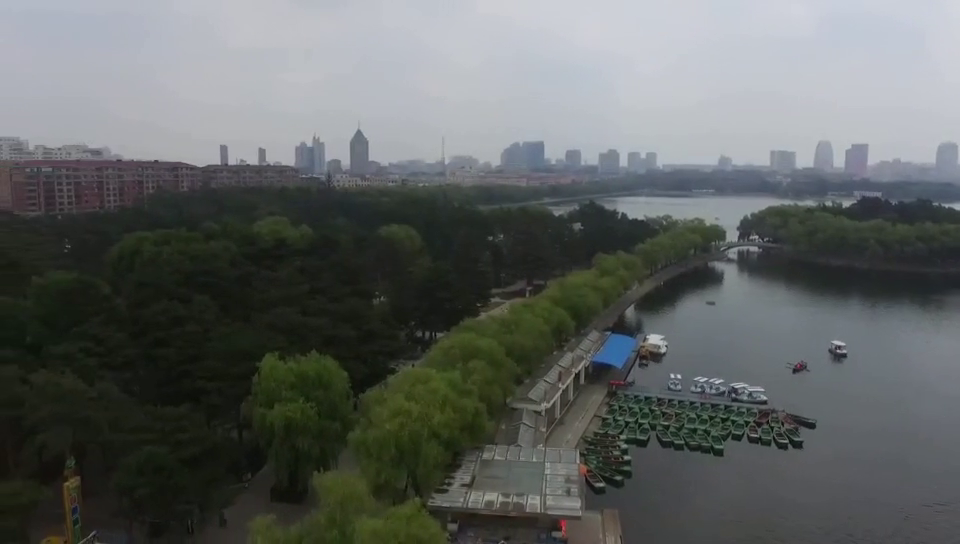
#> input picture frame 62 of OpenCV/02_Video/00_Scenery.mp4, 960 x 544 px
$ jupyter execute '05_视频处理.ipynb'   (shell and % lines are left out)
#> lines starting #> are read from the running program, lines starting #| are printed output that depends on the picture
# 视频读取与处理

# 1. 视频转图片

① cv2.VideoCapture 函数可以捕获摄像头，或读取视频文件。

② cv2.VideoCapture 函数入口参数：

 - 用数字来控制不同的设备(摄像头)，例如 0、1。
 - 如果是视频文件，直接指定好路径即可。

[cell 1]
import cv2 #opencv的缩写为cv2
import matplotlib.pyplot as plt # matplotlib库用于绘图展示
import numpy as np   # numpy数值计算工具包

# 魔法指令，直接展示图，Jupyter notebook特有

[cell 2]
# 随着时间轴的变换，视频在动，虽然图像是静止的，但是图像在一帧一帧走，呈现视频的感觉

# 绘图显示(封装函数)
def cv_show(name,img):
    cv2.imshow(name,img)
    cv2.waitKey(0)
    cv2.destroyAllWindows()

vc = cv2.VideoCapture('02_Video/00_Scenery.mp4')
if vc.isOpened():   # 检查是否打开正确
    open, frame = vc.read() # 这里的 vc.read() 相当于读取图像的第一帧
#> frame is the input picture: shape (544, 960, 3); mean B, G, R 97.8, 99.5, 95.6
                            # 若循环不断的执行 vc.read，则不断的读取第二帧、第三帧....
    print(open) # 正常打开时，open会返回 True
#| True
    cv_show('image_scenery',frame)
else:
    open = False
while open:
    ret,frame=vc.read()
    if frame is None:
        break
    if ret == True:
        gray=cv2.cvtColor(frame,cv2.COLOR_BGR2GRAY)
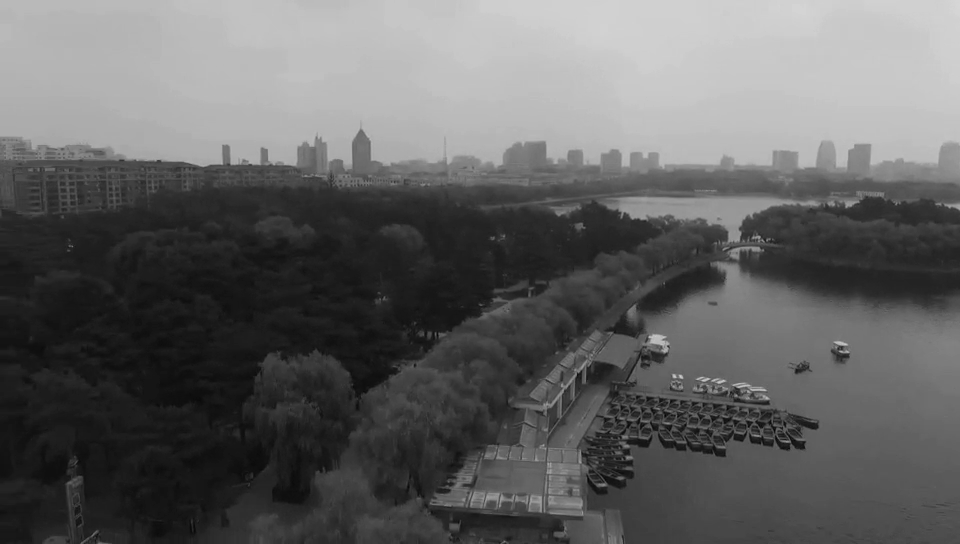
#> gray: shape (544, 960); min 4, max 215, mean 97.7
        cv2.imshow('result',gray)
        if cv2.waitKey(10) & 0xFF == 27:
#> (key Esc is pressed here)
            break
vc.release()
cv2.destroyAllWindows()

# 2. 图片转视频

[cell 3]
while open: # 如果正常打开，则不停循环读取,这里可替换成 i 值，来确定读取 i 帧
    ret, frame = vc.read()
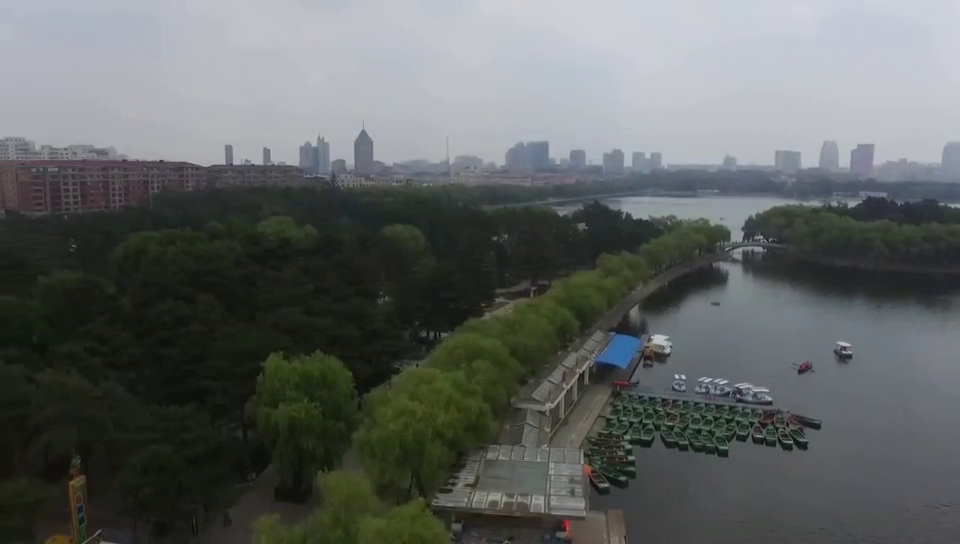
#> input picture frame 64 of OpenCV/02_Video/00_Scenery.mp4, 960 x 544 px
#> frame is the input picture: shape (544, 960, 3); mean B, G, R 97.9, 99.4, 95.6
    if frame is None: # 视频读完以后的下一帧为空
        break
    if ret == True:
        gray = cv2.cvtColor(frame, cv2.COLOR_BGR2GRAY) # 读取的图片转换成黑白的
        cv2.imshow('result',gray)
        if cv2.waitKey(10) & 0xFF == 27: # cv2.waitKey(10)为等多少时间执行下一帧，0xFF为退出键ESC
#> (key Esc is pressed here)
            break
vc.release() # release()完成与 open() 相反的工作.释放 open() 向内核申请的所有资源
cv2.destroyAllWindows() # 销毁所有窗口

$ run again, starting later in the video
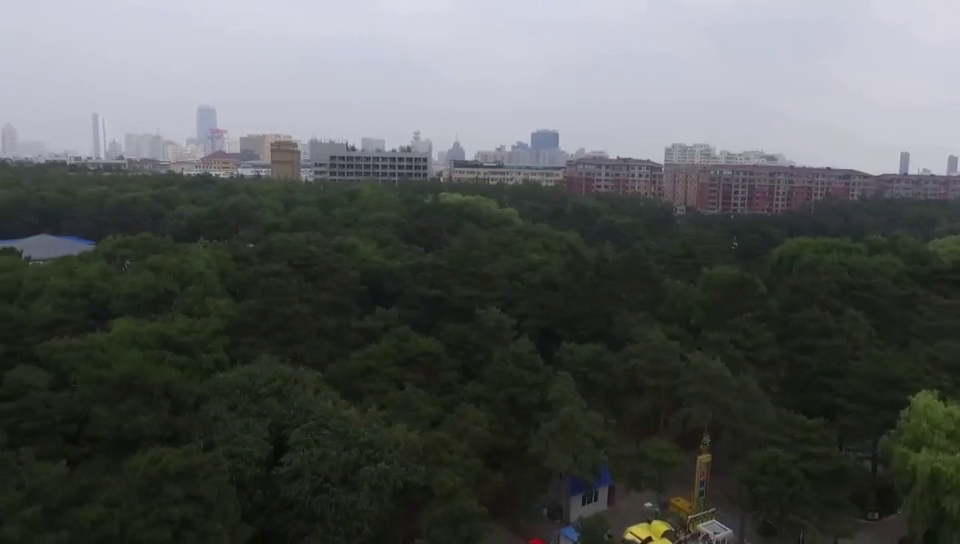
#> input picture frame 279 of OpenCV/02_Video/00_Scenery.mp4, 960 x 544 px
#> frame is the input picture: shape (544, 960, 3); mean B, G, R 86.5, 88.2, 85.2
#| True
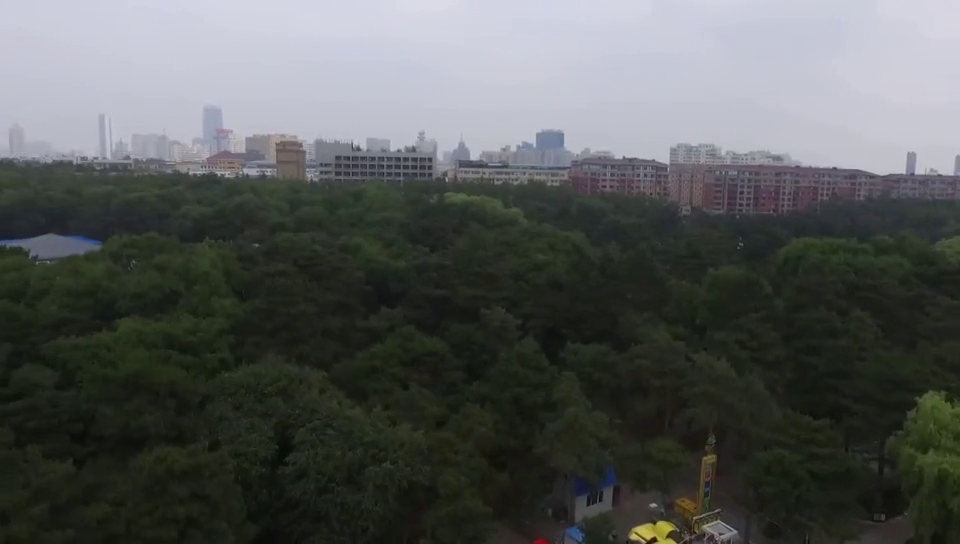
#> input picture frame 280 of OpenCV/02_Video/00_Scenery.mp4, 960 x 544 px
#> frame is the input picture: shape (544, 960, 3); mean B, G, R 86.5, 88.1, 85.1
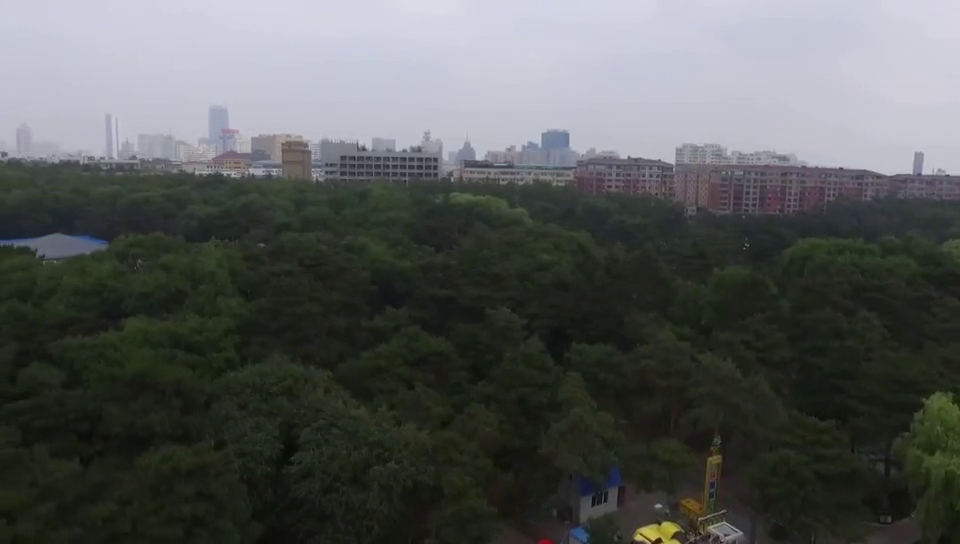
#> input picture frame 281 of OpenCV/02_Video/00_Scenery.mp4, 960 x 544 px
#> frame is the input picture: shape (544, 960, 3); mean B, G, R 86.6, 88.1, 85.1

$ run again, starting later in the video
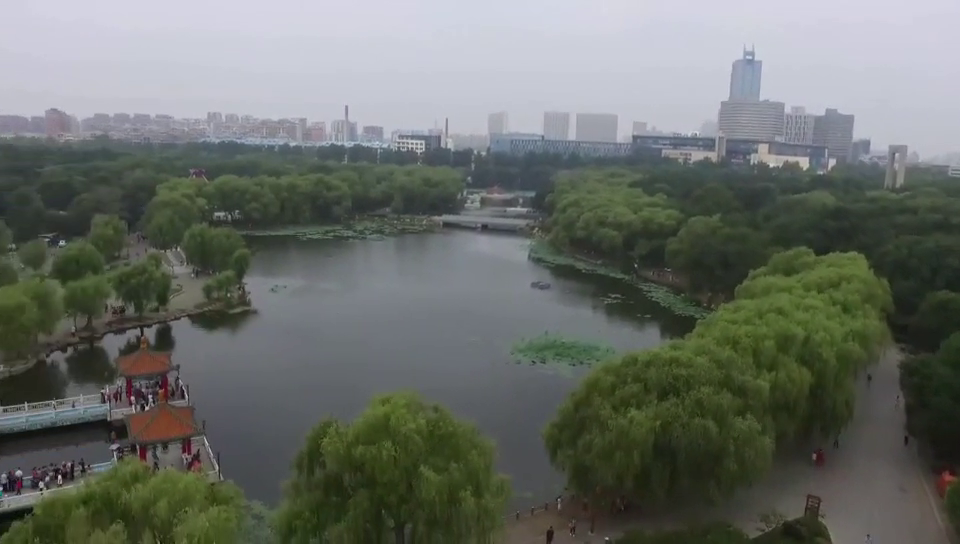
#> input picture frame 497 of OpenCV/02_Video/00_Scenery.mp4, 960 x 544 px
#> frame is the input picture: shape (544, 960, 3); mean B, G, R 103.7, 109.7, 104.9
#| True
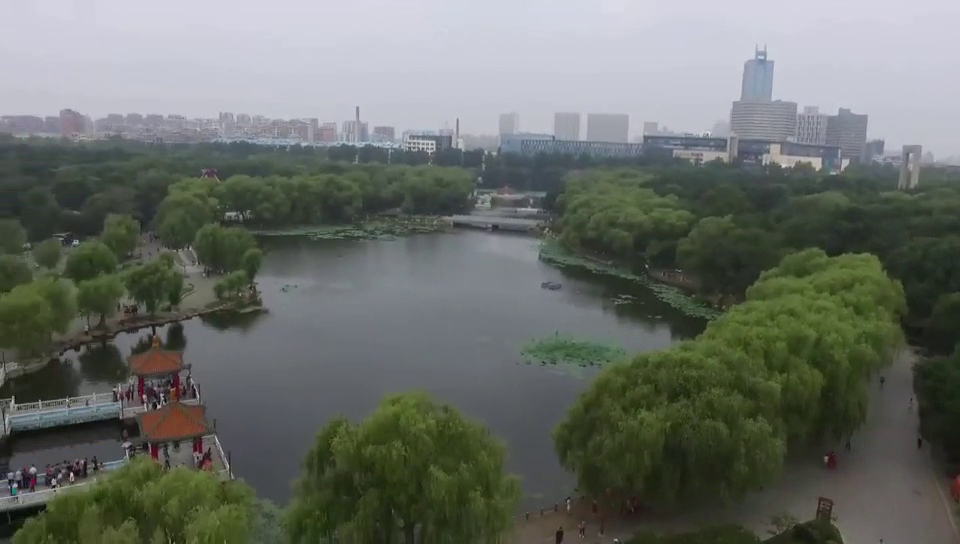
#> input picture frame 499 of OpenCV/02_Video/00_Scenery.mp4, 960 x 544 px
#> frame is the input picture: shape (544, 960, 3); mean B, G, R 103.4, 109.7, 104.7
#> `gray = cv2.cvtColor(frame, cv2.COLOR_BGR2GRAY)`:
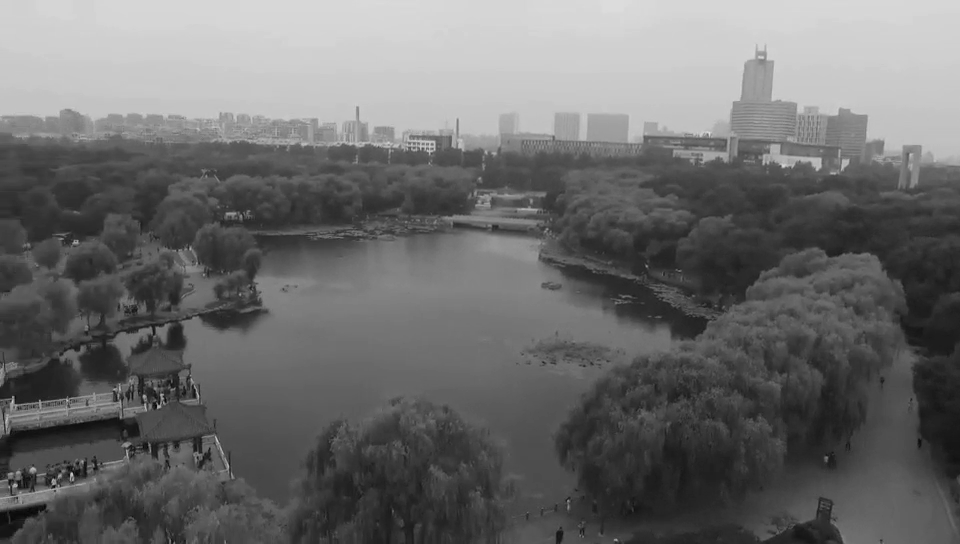
#> gray: shape (544, 960); min 4, max 223, mean 107.4
